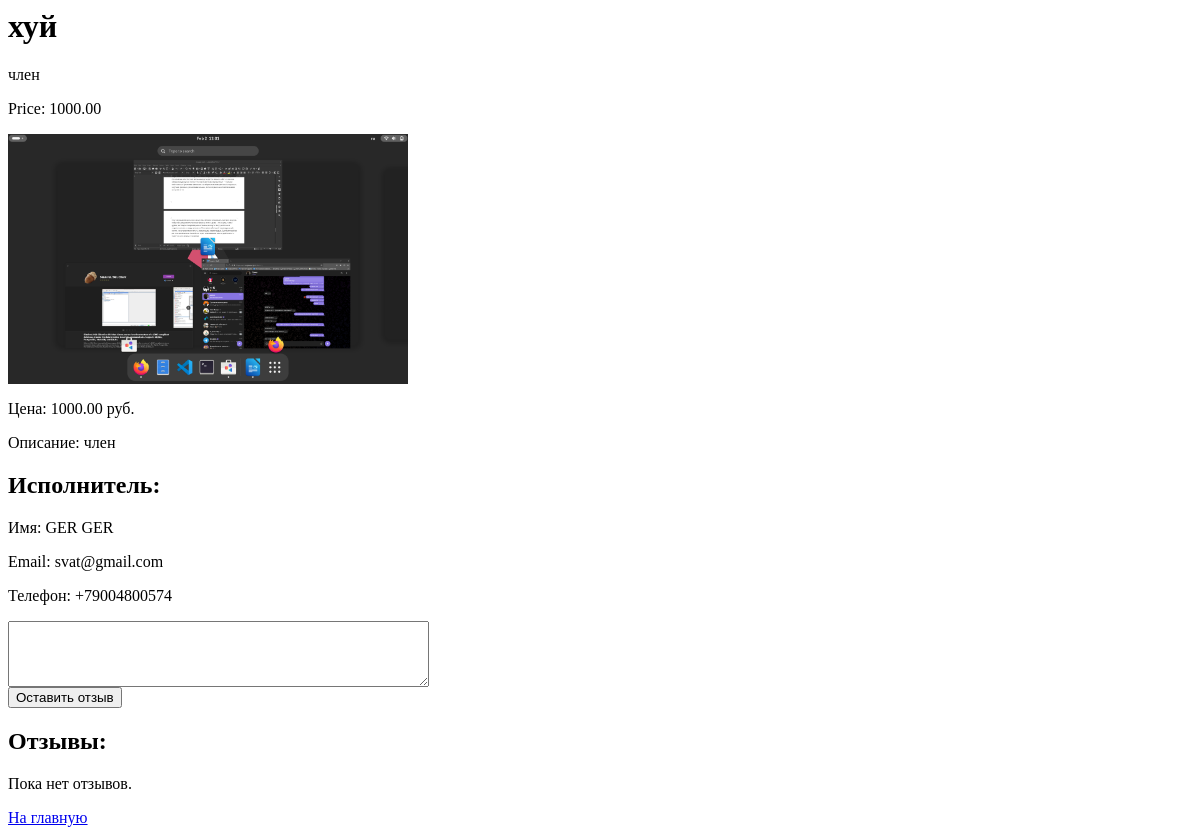
The app's page /service/2/ (signed in), older data.
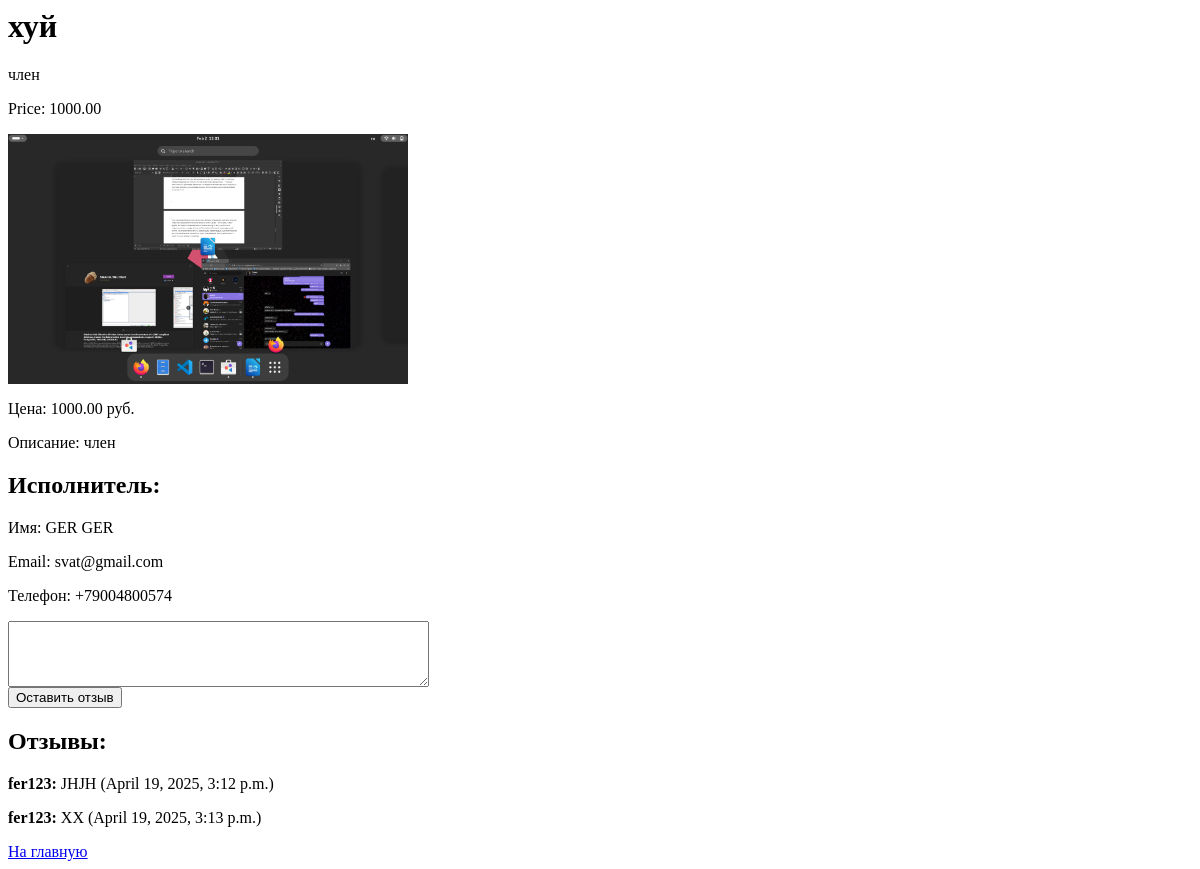
The same page, newer data.
### app/models.py (models this page shows, shortened)
class Feedback(models.Model):
    service = models.ForeignKey(Service, on_delete=models.CASCADE, related_name='feedbacks')
    author = models.ForeignKey(User, on_delete=models.CASCADE, related_name='feedbacks')
    text = models.TextField()
    created_at = models.DateTimeField(auto_now_add=True)

### app/views.py (the view, shortened to what this page needs)
# urls.py: path('service/<int:service_id>/', views.service_detail, name='service_detail'),
@login_required
def service_detail(request, service_id):
    service = get_object_or_404(Service, pk=service_id)
    user_profile = request.user.profile  # Get the user's profile
    is_customer = user_profile.role == 'customer'
    feedback_submitted = False  # Flag to check if feedback has been submitted
    return render(request, 'service_detail.html', {
        'service': service,
        'is_customer': is_customer,
        'feedback_submitted': feedback_submitted # Pass flag to the template
    })

### app/templates/service_detail.html (shortened to what this page needs)
<h1>{{ service.title }}</h1>
<p>{{ service.description }}</p>
<p>Price: {{ service.price }}</p>
<img src="{{ service.image.url }}" alt="{{ service.title }}" width="400">
<p>Цена: {{ service.price }} руб.</p>
<p>Описание: {{ service.description }}</p>
<h2>Исполнитель:</h2>
<p>Имя: {{ service.author.get_full_name }}</p>
<p>Email: {{ service.author.email }}</p>
<p>Телефон: {{ service.author.profile.phone }}</p>
{% if is_customer %}
    {% if not feedback_submitted %}
        <form method="post">
            <textarea name="feedback_text" rows="4" cols="50" required></textarea><br>
            <button type="submit">Оставить отзыв</button>
        </form>
    {% else %}
        <p>Вы уже оставили отзыв для этого сервиса.</p>
    {% endif %}
{% endif %}
<h2>Отзывы:</h2>
{% for feedback in service.feedbacks.all %}
    <p><strong>{{ feedback.author.username }}:</strong> {{ feedback.text }} ({{ feedback.created_at }})</p>
{% empty %}
    <p>Пока нет отзывов.</p>
{% endfor %}
<a href="/">На главную</a>

Row changes from the older to the newer data that the page shows:
added Feedback: author.username "fer123", text "JHJH", created_at "April 19, 2025, 3:12 p.m."
added Feedback: author.username "fer123", text "XX", created_at "April 19, 2025, 3:13 p.m."
Text that changed along with them:
text no longer shown: "Пока нет отзывов."
